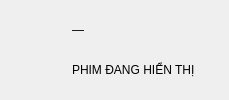
             <widget class="QFrame" name="frameKpiMovies">
              <property name="card" stdset="0">
               <bool>true</bool>
              </property>
              <property name="minimumSize">
               <size>
                <width>0</width>
                <height>84</height>
               </size>
              </property>
              <layout class="QHBoxLayout" name="horizontalLayoutKpiMovies">
               <property name="spacing">
                <number>12</number>
               </property>
               <property name="leftMargin">
                <number>14</number>
               </property>
               <property name="topMargin">
                <number>10</number>
               </property>
               <property name="rightMargin">
                <number>14</number>
               </property>
               <property name="bottomMargin">
                <number>10</number>
               </property>
               <item>
                <widget class="QLabel" name="labelKpiMoviesIcon">
                 <property name="minimumSize">
                  <size>
                   <width>46</width>
                   <height>46</height>
                  </size>
                 </property>
                 <property name="maximumSize">
                  <size>
                   <width>46</width>
                   <height>46</height>
                  </size>
                 </property>
                 <property name="text">
                  <string />
                 </property>
                 <property name="pixmap">
                  <pixmap>../images/ic_kpi_movies.png</pixmap>
                 </property>
                 <property name="scaledContents">
                  <bool>true</bool>
                 </property>
                </widget>
               </item>
               <item>
                <layout class="QVBoxLayout" name="verticalLayoutKpiMovies">
                 <property name="spacing">
                  <number>0</number>
                 </property>
                 <property name="leftMargin">
                  <number>0</number>
                 </property>
                 <property name="topMargin">
                  <number>0</number>
                 </property>
                 <property name="rightMargin">
                  <number>0</number>
                 </property>
                 <property name="bottomMargin">
                  <number>0</number>
                 </property>
                 <item>
                  <widget class="QLabel" name="labelKpiMovies">
                   <property name="text">
                    <string>—</string>
                   </property>
                   <property name="kpi" stdset="0">
                    <string notr="true">value</string>
                   </property>
                  </widget>
                 </item>
                 <item>
                  <widget class="QLabel" name="labelKpiMoviesCaption">
                   <property name="text">
                    <string>PHIM ĐANG HIỂN THỊ</string>
                   </property>
                   <property name="kpi" stdset="0">
                    <string notr="true">caption</string>
                   </property>
                  </widget>
                 </item>
                </layout>
               </item>
               <item>
                <spacer name="horizontalSpacer_4">
                 <property name="orientation">
                  <enum>Qt::Horizontal</enum>
                 </property>
                 <property name="sizeHint" stdset="0">
                  <size>
                   <width>20</width>
                   <height>20</height>
                  </size>
                 </property>
                </spacer>
               </item>
              </layout>
             </widget>
